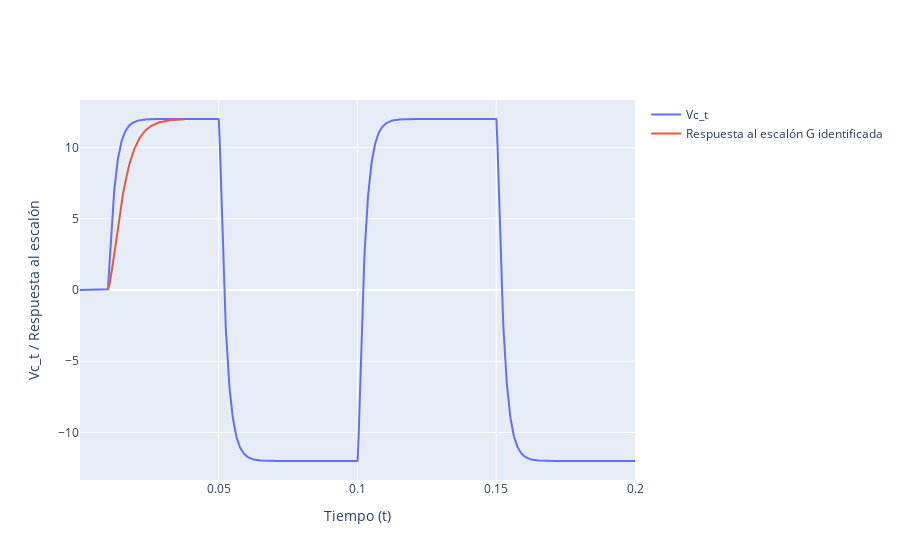

The notebook cell saved with this chart:
### Code cell
import plotly.graph_objects as go

# Crear el gráfico para Vc_t y la respuesta al escalón del sistema identificado
fig = go.Figure()

# Agregar trazo para Vc_t
fig.add_trace(go.Scatter(
    x=t,
    y=Vc_t,
    mode='lines',
    name='Vc_t',
    hovertemplate='Tiempo: %{x:.2f}s, Vc_t: %{y:.2f}',
))

# Agregar trazo para la respuesta al escalón del sistema identificado
fig.add_trace(go.Scatter(
    x=tgi_delay,
    y=ygi,
    mode='lines',
    name='Respuesta al escalón G identificada',
    hovertemplate='Tiempo: %{x:.2f}s, Respuesta al escalón: %{y:.2f}',
))

fig.update_layout(
    xaxis_title='Tiempo (t)',
    yaxis_title='Vc_t / Respuesta al escalón',
)

fig.show()
